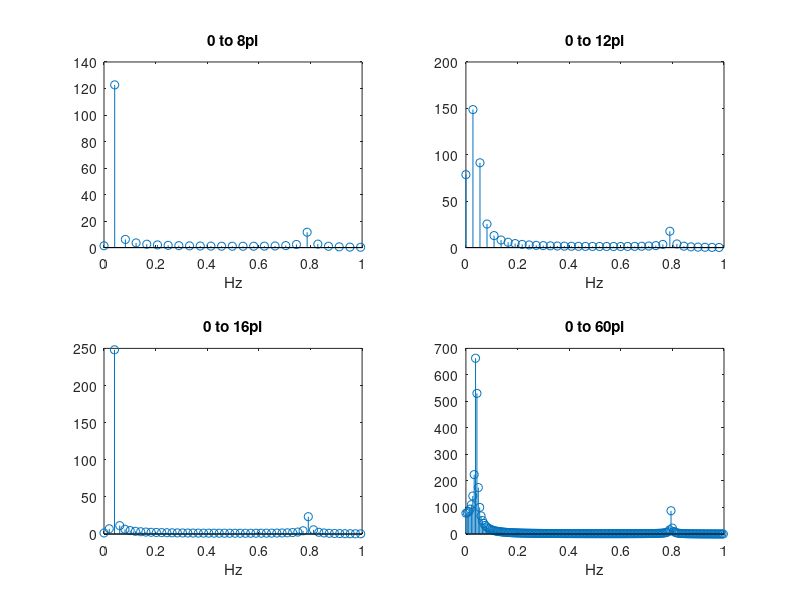

Recreate this plot in MATLAB.
clc; clear; clf;

% The four different intervals are
t1 = 1:0.01:8*pi;
t2 = 1:0.01:12*pi;
t3 = 1:0.01:16*pi;
t4 = 1:0.01:60*pi;

% Getting the y values for y_3
y_1 = 0.1*sin(0.25*t1) + 0.01*sin(5*t1);
y_2 = 0.1*sin(0.25*t2) + 0.01*sin(5*t2);
y_3 = 0.1*sin(0.25*t3) + 0.01*sin(5*t3);
y_4 = 0.1*sin(0.25*t4) + 0.01*sin(5*t4);

% Getting the discrete FFT
Y_1 = fft(y_1);
Y_2 = fft(y_2);
Y_3 = fft(y_3);
Y_4 = fft(y_4);

% Now, we have our coefficients for each k! 
% These are the amplitudes of our sines and cosines,
% We need to obtain the element-wise magnitude of each Fk
% If we use Abs, we can get element-wise magnitude :)
% However we also need our frequencies, which we can nab
% using the formulas for lowest and highest observable (non-zero) frequencies
N1 = length(y_1);
N2 = length(y_2);
N3 = length(y_3);
N4 = length(y_4);

k1 = 0:(N1-1);
k2 = 0:(N2-1);
k3 = 0:(N3-1);
k4 = 0:(N4-1);

T1 = N1*0.01;
T2 = N2*0.01;
T3 = N3*0.01;
T4 = N4*0.01;

freq_1 = k1/T1;
freq_2 = k2/T2;
freq_3 = k3/T3;
freq_4 = k4/T4;
subplot(2,2,1)
stem(freq_1, abs(Y_1));
title("0 to 8pi");
xlim([0,1]);
xlabel('Hz')
subplot(2,2,2);
stem(freq_2, abs(Y_2));
title("0 to 12pi");
xlim([0,1]);
xlabel('Hz')
subplot(2,2,3);
stem(freq_3, abs(Y_3));
title("0 to 16pi");
xlim([0,1]);
xlabel('Hz')
subplot(2,2,4);
stem(freq_4, abs(Y_4));
title("0 to 60pi");
xlim([0,1]);
xlabel('Hz');

